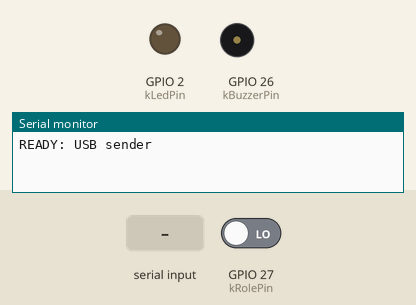
This sketch was run on a simulated ESP32. Shown: output pins drawn as LEDs (lit = HIGH), buzzer (waves = sounding, pin HIGH), the last lines printed to the serial monitor. Inputs (shaded band) come from the test bench; at power-on: GPIO 27 (kRolePin) LOW.

Above: at 2.1 s.
2.2 s: "B" received over Serial
At 2.29 s:
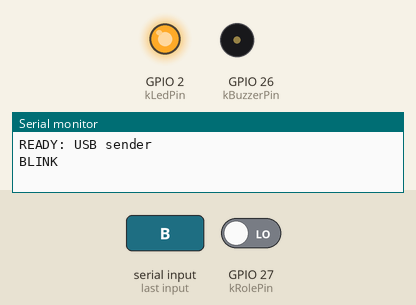
Timing chart, 0 to 5.2 s (numbered marks = the images above; inputs shaded):
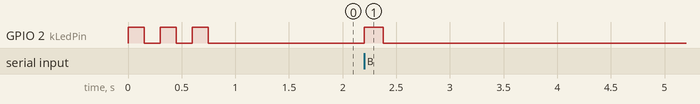

The sketch:

esp32_detection_led.ino
```cpp
#include <Arduino.h>
#include <WiFi.h>
#include <atomic>
#include <esp_idf_version.h>
#include <esp_now.h>
#include <esp_wifi.h>

// GPIO 27 HIGH selects the receiver. An unconnected pin selects the USB sender.
constexpr int kRolePin = 27;
constexpr uint8_t kChannel = 1;
constexpr int kLedPin = 2;
constexpr int kBuzzerPin = 26;
constexpr unsigned int kBuzzerHz = 3000;
constexpr int kLedOn = HIGH;
constexpr int kLedOff = kLedOn == HIGH ? LOW : HIGH;
constexpr unsigned long kBlinkMs = 180;
const uint8_t kBroadcast[] = {0xff, 0xff, 0xff, 0xff, 0xff, 0xff};
const uint8_t kBlinkPacket[] = {'C', 'U', 'R', 'L', '1'};

std::atomic<bool> remoteBlink{false};
bool usbSender = true;
bool radioReady = false;
bool blinking = false;
unsigned long blinkStarted = 0;

#if ESP_IDF_VERSION_MAJOR >= 5
void receiveBlink(const esp_now_recv_info_t *, const uint8_t *data, int length) {
#else
void receiveBlink(const uint8_t *, const uint8_t *data, int length) {
#endif
  if (length == sizeof(kBlinkPacket) && memcmp(data, kBlinkPacket, sizeof(kBlinkPacket)) == 0) {
    remoteBlink.store(true);
  }
}

bool setupRadio() {
  if (!WiFi.mode(WIFI_STA) ||
      esp_wifi_set_channel(kChannel, WIFI_SECOND_CHAN_NONE) != ESP_OK ||
      esp_now_init() != ESP_OK) {
    return false;
  }

  if (!usbSender) {
    return esp_now_register_recv_cb(receiveBlink) == ESP_OK;
  }

  esp_now_peer_info_t peer = {};
  memcpy(peer.peer_addr, kBroadcast, sizeof(kBroadcast));
  peer.channel = kChannel;
  peer.ifidx = WIFI_IF_STA;
  return esp_now_add_peer(&peer) == ESP_OK;
}

void startBlink() {
  if (!usbSender) {
    tone(kBuzzerPin, kBuzzerHz);
  }
  digitalWrite(kLedPin, kLedOn);
  blinkStarted = millis();
  blinking = true;
}

void setup() {
  pinMode(kBuzzerPin, OUTPUT);
  digitalWrite(kBuzzerPin, LOW);
  pinMode(kRolePin, INPUT_PULLDOWN);
  usbSender = digitalRead(kRolePin) == LOW;

  pinMode(kLedPin, OUTPUT);
  digitalWrite(kLedPin, kLedOff);
  Serial.begin(115200);
  radioReady = setupRadio();

  for (int pulse = 0; pulse < 3; ++pulse) {
    digitalWrite(kLedPin, kLedOn);
    delay(150);
    digitalWrite(kLedPin, kLedOff);
    delay(150);
  }
  if (!radioReady) {
    Serial.println("ESP-NOW setup failed");
  } else {
    Serial.println(usbSender ? "READY: USB sender" : "READY: ESP-NOW receiver");
  }
}

void loop() {
  if (usbSender) {
    while (Serial.available() > 0) {
      if (Serial.read() == 'B') {
        startBlink();
        Serial.println("BLINK");
        if (radioReady && esp_now_send(kBroadcast, kBlinkPacket, sizeof(kBlinkPacket)) != ESP_OK) {
          Serial.println("ESP-NOW send failed");
        }
      }
    }
  } else if (remoteBlink.exchange(false)) {
    Serial.println("ESP-NOW BLINK RECEIVED");
    startBlink();
  }

  if (blinking && millis() - blinkStarted >= kBlinkMs) {
    digitalWrite(kLedPin, kLedOff);
    if (!usbSender) {
      noTone(kBuzzerPin);
      digitalWrite(kBuzzerPin, LOW);
    }
    blinking = false;
  }
}
```

Measured:
- after the input at 2.2 s, GPIO 2 (kLedPin): LOW → HIGH at once, → LOW 0.18 s later
